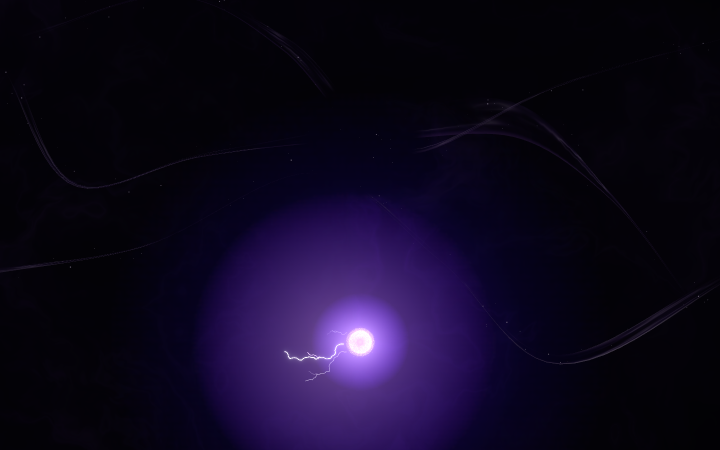
#> input picture recon/ref_-0.7.png, 1440 x 900 px (shown at 1/2 size)
$ python p14-plate.py ../recon/ref_-0.7.png ../recon/ref_-0.8.png
#> lines starting #> are read from the running program, lines starting #| are printed output that depends on the picture; after the words box and inside, x2 and y2 are one past the last pixel; in counts of white or black regions, pixels touching at a corner belong together
#!/usr/bin/env python3
"""p14-plate.py - generator plate milik sendiri, generasi ke-2 (pengganti p13-garis).

Kenapa p13 gagal: gerbangnya hanya mengukur SILUET + luma pita. Diukur ulang terhadap
plate asli domain sumber, p13 memberi IoU 0,98-0,999 (lulus) tetapi mae_sil 41,6 (APEX)
/ 68,4 (MIRA) dan r_grad 0,39 / 0,19 - struktur di DALAM siluet tidak berkorelasi.

Model parametrik terukur dengan anggaran parameter eksplisit:
  1) siluet    : cx(y), half(y) per baris -> DCT N_SPAN koefisien
  2) interior  : koordinat terwarp u=(x-cx)/half, v=y/H. Untaian plate ini horizontal
                 (frekuensi tinggi di v, rendah di u) -> kisi KU x KV x kanal
  3) eksterior : haze di luar siluet -> kisi frekuensi-rendah GE x GE
  4) render    : interpolasi bicubic dari kisi -> WebP q92

Pakai: python3 p14-plate.py ASLI.webp KELUARAN.webp [--ku 96] [--kv 1024] [--ge 64]
                            [--span 256] [--mode luma|alpha] [--thr N]
"""
import sys
import numpy as np
from PIL import Image
from scipy import ndimage as ndi
from scipy.fft import dct, idct


def baca(p):
    return np.asarray(Image.open(p).convert('RGBA')).astype(np.float32)


def siluet(a, mode, thr):
    if mode == 'alpha':
        m = ndi.binary_closing(a[..., 3] > thr, iterations=2)
    else:
        m = ndi.binary_closing(ndi.gaussian_filter(a[..., :3].mean(2), 3.0) > thr, iterations=3)
    m = ndi.binary_fill_holes(m)
    lab, n = ndi.label(m)
    if n > 1:
        sz = ndi.sum(m, lab, range(1, n + 1))
        m = lab == (int(np.argmax(sz)) + 1)
    return m


def dct_pangkas(v, n):
    c = dct(v, norm='ortho'); c[n:] = 0
    return idct(c, norm='ortho')


def model_span(mask, n_span):
    H, W = mask.shape
    cx = np.zeros(H); half = np.zeros(H); ada = np.zeros(H, bool)
    for y in range(H):
        xs = np.flatnonzero(mask[y])
        if xs.size:
            cx[y] = 0.5 * (xs[0] + xs[-1]); half[y] = 0.5 * (xs[-1] - xs[0]) + 0.5
            ada[y] = True
    if not ada.any():
        raise SystemExit('mask kosong')
    y0, y1 = int(np.flatnonzero(ada)[0]), int(np.flatnonzero(ada)[-1])
    idx = np.arange(H)
    cx = np.interp(idx, idx[ada], cx[ada]); half = np.interp(idx, idx[ada], half[ada])
    cx = dct_pangkas(cx, n_span); half = np.maximum(dct_pangkas(half, n_span), 0.5)
    xx = np.arange(W)[None, :]
    band = np.abs(xx - cx[:, None]) <= half[:, None]
    band[:y0] = False; band[y1 + 1:] = False
    return band, cx, half, y0, y1


def kisi_dari(nilai, mask, u, v, ku, kv):
    iu = np.clip(((u + 1) * 0.5 * (ku - 1)).round().astype(int), 0, ku - 1)
    iv = np.clip((v * (kv - 1)).round().astype(int), 0, kv - 1)
    k = iv[mask] * ku + iu[mask]
    cnt = np.bincount(k, minlength=kv * ku).astype(np.float64)
    out = np.zeros((kv * ku, nilai.shape[-1]), np.float64)
    for c in range(nilai.shape[-1]):
        out[:, c] = np.bincount(k, weights=nilai[mask][:, c], minlength=kv * ku)
    nz = cnt > 0
    out[nz] /= cnt[nz, None]
    g = out.reshape(kv, ku, -1)
    kosong = (~nz).reshape(kv, ku)
    if kosong.any():
        ind = ndi.distance_transform_edt(kosong, return_distances=False, return_indices=True)
        g = g[tuple(ind)]
    return g.astype(np.float32)


def sampel_kisi(g, u, v):
    kv, ku = g.shape[0], g.shape[1]
    fu = np.clip((u + 1) * 0.5 * (ku - 1), 0, ku - 1)
    fv = np.clip(v * (kv - 1), 0, kv - 1)
    co = np.stack([fv.ravel(), fu.ravel()])
    return np.stack([ndi.map_coordinates(g[..., c], co, order=3, mode='nearest').reshape(u.shape)
                     for c in range(g.shape[-1])], -1)


def bangun(asli, keluaran, ku, kv, ge, n_span, mode, thr, lapor=True):
#> called with asli = '../recon/ref_-0.7.png', keluaran = '../recon/ref_-0.8.png', ku = 96, kv = 1024, ge = 64, n_span = 256, mode = 'luma', thr = 8
    A = baca(asli); H, W = A.shape[:2]
#> after `H, W = A.shape[:2]`: H = 900; W = 1440
    m2, cx, half, y0, y1 = model_span(siluet(A, mode, thr), n_span)
#> in siluet, `m = ndi.binary_closing(ndi.gaussian_filter(a[..., :3].mean(2), 3.0) > ..`: m: shape (900, 1440) bool; 39.9% white; 31 white regions (13 under 20 px), largest, box (x1, y1, x2, y2) and area: (3, 178, 1435, 897) 511744, (504, 47, 642, 181) 3104, (157, 864, 190, 892) 492
#> in siluet, `m = ndi.binary_fill_holes(m)`: m: shape (900, 1440) bool; 40.3% white; 31 white regions (13 under 20 px), largest, box (x1, y1, x2, y2) and area: (3, 178, 1435, 897) 516836, (504, 47, 642, 181) 3104, (157, 864, 190, 892) 492
#> in siluet, `lab, n = ndi.label(m)`:
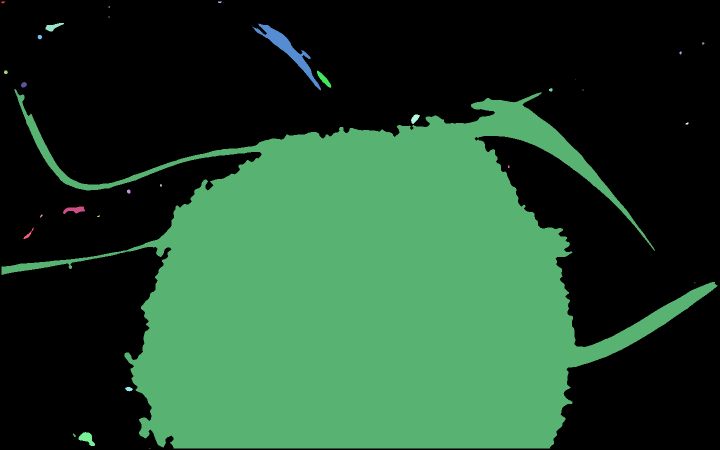
#> lab: shape (900, 1440) int32 (shown at 1/2 size); 33 distinct labels, from 0 to 32; one colour per label, 0 black
#> in siluet, `lab, n = ndi.label(m)`: n = 32
#> in siluet, `sz = ndi.sum(m, lab, range(1, n + 1))`: sz = 32 values, max 516836 at index 15, min 1 at index 6, mean 16323.3
#> in siluet, `m = lab == (int(np.argmax(sz)) + 1)`:
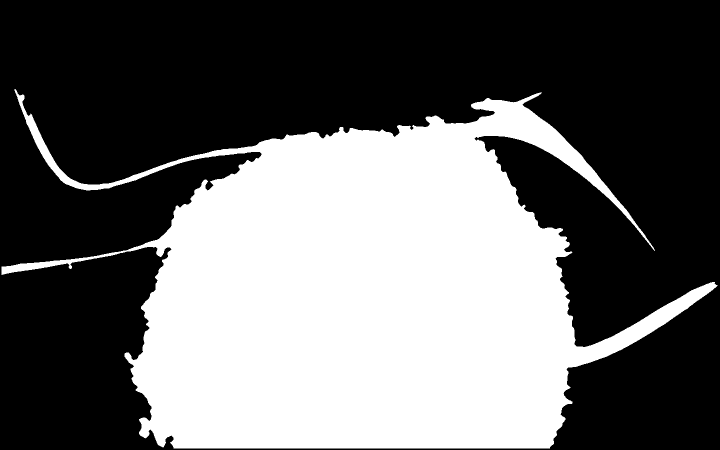
#> m: shape (900, 1440) bool (shown at 1/2 size); 39.9% white; 1 white region, box (x1, y1, x2, y2) and area: (3, 178, 1435, 897) 516836
#> in model_span, `H, W = mask.shape`: H = 900; W = 1440
#> after the loop in model_span, `for y in range(H):`: cx = 900 values, max 872.5 at index 570, min 0 at index 0, mean 562.6; half = 900 values, max 562 at index 570, min 0 at index 0, mean 384.9
#> in model_span, `y0, y1 = int(np.flatnonzero(ada)[0]), int(np.flatnonzero(ada)[-1])`: y0 = 178; y1 = 896
#> in model_span, `cx = np.interp(idx, idx[ada], cx[ada])`: cx = 900 values, max 872.5 at index 570, min 29.5 at index 0, mean 570.9
#> in model_span, `half = np.interp(idx, idx[ada], half[ada])`: half = 900 values, max 562 at index 570, min 1 at index 0, mean 386.4
#> in dct_pangkas, `c = dct(v, norm='ortho')`: c = 900 values, max 17126.5 at index 0, min -6432.5 at index 1, mean 6.25
#> in model_span, `cx = dct_pangkas(cx, n_span)`: cx = 900 values, max 888 at index 567, min -17.41 at index 181, mean 570.9
#> in model_span, `half = np.maximum(dct_pangkas(half, n_span), 0.5)`: half = 900 values, max 573.7 at index 188, min 0.5 at index 41, mean 386.6
#> in model_span, `band = np.abs(xx - cx[:, None]) <= half[:, None]`: band: shape (900, 1440) bool; 53.7% white; 5 black regions, box (x1, y1, x2, y2) and area: (0, 0, 1440, 566) 426595, (0, 548, 349, 900) 100916, (1099, 575, 1440, 900) 72573, (1420, 569, 1440, 574) 59, (0, 541, 17, 545) 44
#> in model_span, `band[y1 + 1:] = False`: band: shape (900, 1440) bool; 53.5% white; 4 black regions, box (x1, y1, x2, y2) and area: (0, 0, 1440, 566) 427215, (0, 548, 1440, 900) 175745, (1420, 569, 1440, 574) 59, (0, 541, 17, 545) 44
#> y0 = 178; y1 = 896
    yy, xx = np.mgrid[0:H, 0:W].astype(np.float32)
    u = (xx - cx[:, None]) / half[:, None]
    v = (yy - y0) / max(y1 - y0, 1)

    kanal = 4 if mode == 'alpha' else 3
    nilai = A[..., :kanal]
    R = sampel_kisi(kisi_dari(nilai, m2, u, v, ku, kv), u, v)
#> in kisi_dari, `iu = np.clip(((u + 1) * 0.5 * (ku - 1)).round().astype(int), 0, ku - 1)`:
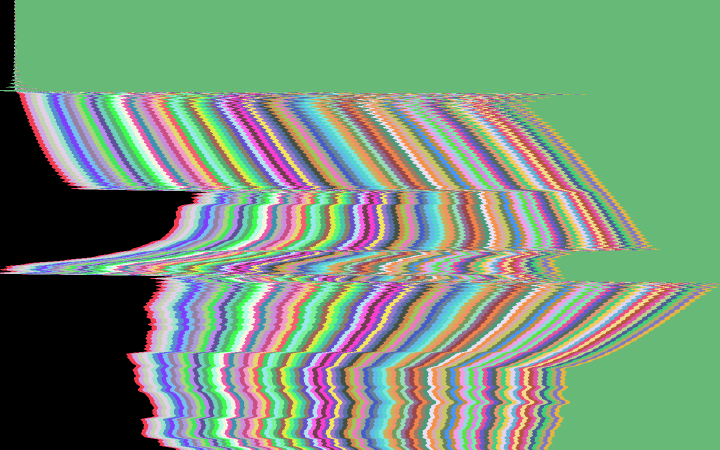
#> iu: shape (900, 1440) int64 (shown at 1/2 size); 96 distinct labels, from 0 to 95; one colour per label, 0 black
#> in kisi_dari, `iv = np.clip((v * (kv - 1)).round().astype(int), 0, kv - 1)`:
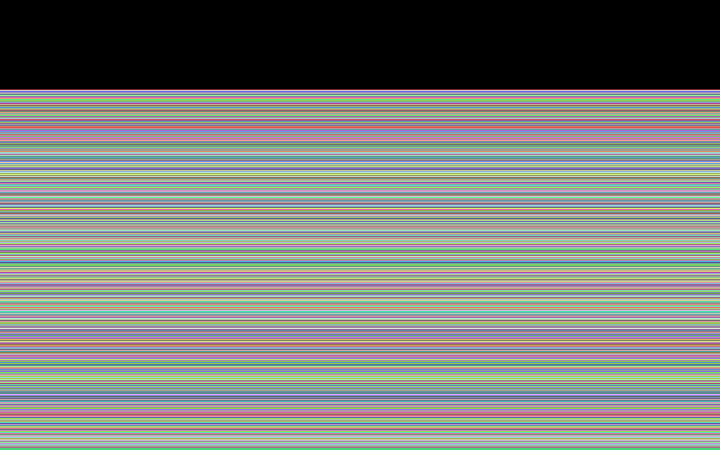
#> iv: shape (900, 1440) int64 (shown at 1/2 size); 719 distinct labels, from 0 to 1023; one colour per label, 0 black
#> in kisi_dari, `kosong = (~nz).reshape(kv, ku)`: kosong: shape (1024, 96) bool; 30.2% white in thin lines or dots
#> in kisi_dari, `g = g[tuple(ind)]`:
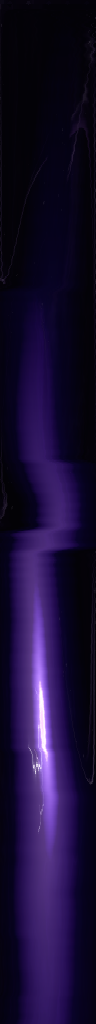
#> g: shape (1024, 96, 3) float64; mean of channels 0, 1, 2 24.7, 13.3, 50.7; drawn as R, G, B
#> in sampel_kisi, `kv, ku = g.shape[0], g.shape[1]`: kv = 1024; ku = 96
#> in sampel_kisi, `fv = np.clip(v * (kv - 1), 0, kv - 1)`:
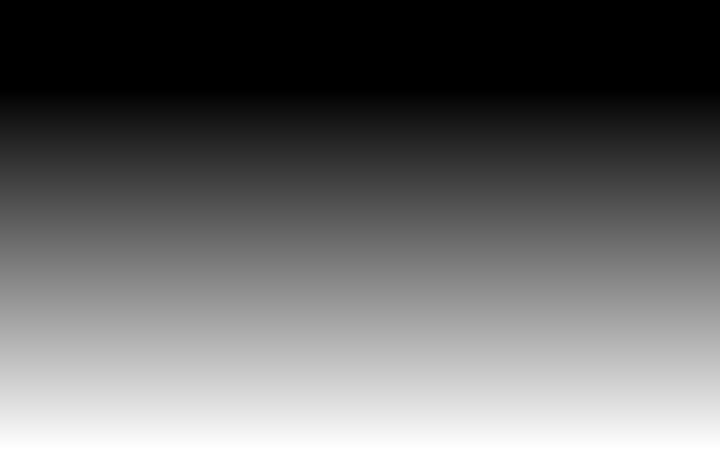
#> fv: shape (900, 1440) float32 (shown at 1/2 size); min 0, max 1023, mean 412; drawn with min black and max white

    luar = ~m2
    gy = np.clip((yy / (H - 1) * (ge - 1)).round().astype(int), 0, ge - 1)
    gx = np.clip((xx / (W - 1) * (ge - 1)).round().astype(int), 0, ge - 1)
    k = (gy * ge + gx)[luar]
    cnt = np.bincount(k, minlength=ge * ge).astype(np.float64)
#> cnt = 4096 values, max 345 at index 257, min 0 at index 899, mean 147.2
    eg = np.zeros((ge * ge, kanal))
    for c in range(kanal):
        eg[:, c] = np.bincount(k, weights=nilai[luar][:, c], minlength=ge * ge)
    nz = cnt > 0
    eg[nz] /= cnt[nz, None]
    eg = eg.reshape(ge, ge, kanal).astype(np.float32)
    co = np.stack([(yy / (H - 1) * (ge - 1)).ravel(), (xx / (W - 1) * (ge - 1)).ravel()])
    E = np.stack([ndi.map_coordinates(eg[..., c], co, order=3, mode='nearest').reshape(H, W)
                  for c in range(kanal)], -1)
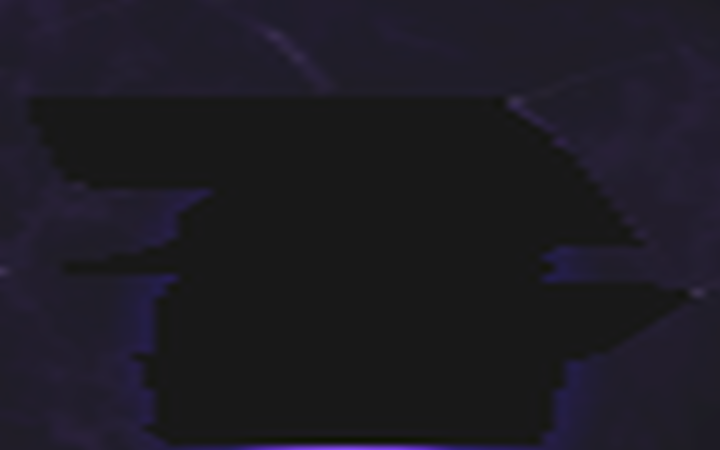
#> E: shape (900, 1440, 3) float32 (shown at 1/2 size); mean of channels 0, 1, 2 2, 1.1, 4.6; drawn with min black and max white

    out = np.clip(np.where(m2[..., None], R, E), 0, 255)
    Image.fromarray(out.astype(np.uint8), 'RGB' if kanal == 3 else 'RGBA').save(
        keluaran, 'WEBP', quality=92, method=4)

    npar = ku * kv * kanal + ge * ge * kanal + 2 * n_span
    if lapor:
        print(f'param={npar} ({npar / (H * W) * 100:.2f}% dari {H*W} piksel) '
              f'ku={ku} kv={kv} ge={ge} span={n_span} -> {keluaran}')
#| param=307712 (23.74% dari 1296000 piksel) ku=96 kv=1024 ge=64 span=256 -> ../recon/ref_-0.8.png
    return npar


if __name__ == '__main__':
    a = sys.argv
    def opt(n, d, t=int):
        return t(a[a.index(n) + 1]) if n in a else d
    bangun(a[1], a[2], opt('--ku', 96), opt('--kv', 1024), opt('--ge', 64),
           opt('--span', 256), opt('--mode', 'luma', str), opt('--thr', 8, float))

$ run again, on recon/ref_-12.0.png
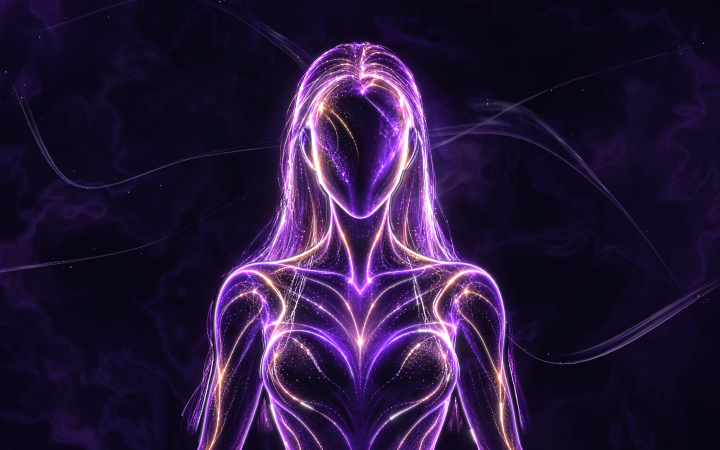
#> input picture recon/ref_-12.0.png, 1440 x 900 px (shown at 1/2 size)
#> in siluet, `m = ndi.binary_closing(ndi.gaussian_filter(a[..., :3].mean(2), 3.0) > ..`:
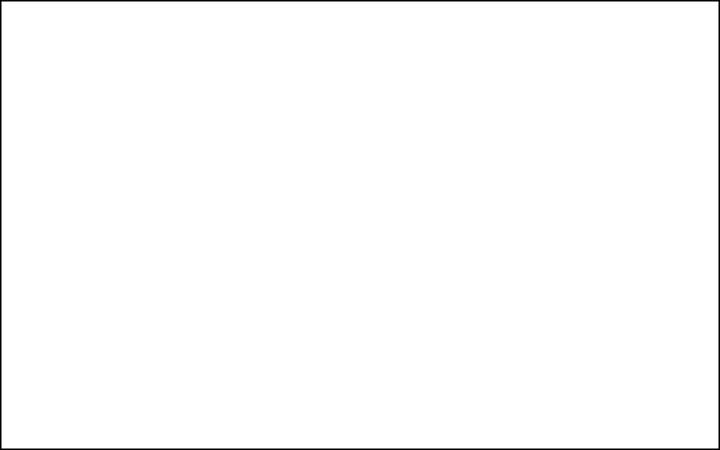
#> m: shape (900, 1440) bool (shown at 1/2 size); 98.9% white; 1 black region, box (x1, y1, x2, y2) and area: (0, 0, 1440, 900) 14004
#> n = 1
#> in model_span, `H, W = mask.shape`: H = 900; W = 1440
#> after the loop in model_span, `for y in range(H):`: cx = 900 values, max 719.5 at index 3, min 0 at index 0, mean 714.7; half = 900 values, max 717 at index 3, min 0 at index 0, mean 712.2
#> in model_span, `y0, y1 = int(np.flatnonzero(ada)[0]), int(np.flatnonzero(ada)[-1])`: y0 = 3; y1 = 896
#> in model_span, `cx = np.interp(idx, idx[ada], cx[ada])`: cx = 900 values from 719.5 to 719.5
#> in model_span, `half = np.interp(idx, idx[ada], half[ada])`: half = 900 values from 717 to 717
#> c = 900 values, max 21585 at index 0, min -1.3e-12 at index 180, mean 23.98
#> in model_span, `cx = dct_pangkas(cx, n_span)`: cx = 900 values, max 719.5 at index 1, min 719.5 at index 0, mean 719.5
#> in model_span, `half = np.maximum(dct_pangkas(half, n_span), 0.5)`: half = 900 values, max 717 at index 1, min 717 at index 0, mean 717
#> in bangun, `m2, cx, half, y0, y1 = model_span(siluet(A, mode, thr), n_span)`: y0 = 3; y1 = 896
#> iu: shape (900, 1440) int64; 96 distinct labels, from 0 to 95
#> iv: shape (900, 1440) int64; 894 distinct labels, from 0 to 1023
#> kosong: shape (1024, 96) bool; 12.7% white in thin lines or dots
#> kv = 1024; ku = 96
#> k = 14004 values, max 4095 at index 9657, min 0 at index 0, mean 2047.5
#> cnt = 4096 values, max 69 at index 1, min 0 at index 65, mean 3.42
#> in bangun, `E = np.stack([ndi.map_coordinates(eg[..., c], co, order=3, mode='neare..`:
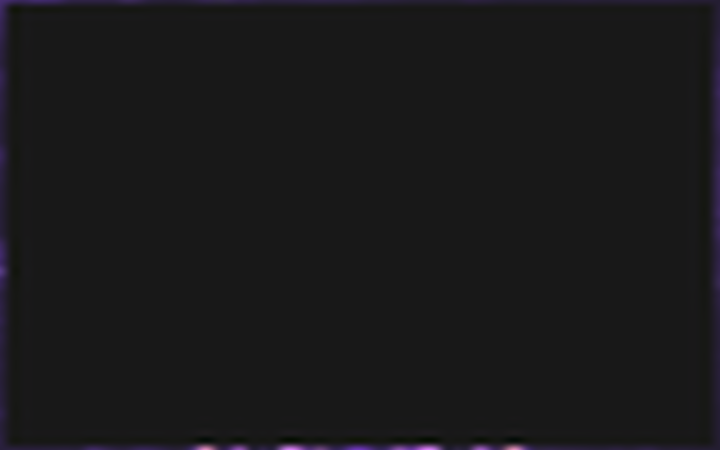
#> E: shape (900, 1440, 3) float32 (shown at 1/2 size); mean of channels 0, 1, 2 0.6, 0.3, 1.1; drawn with min black and max white
#| param=307712 (23.74% dari 1296000 piksel) ku=96 kv=1024 ge=64 span=256 -> ../recon/ref_-12.0.png
